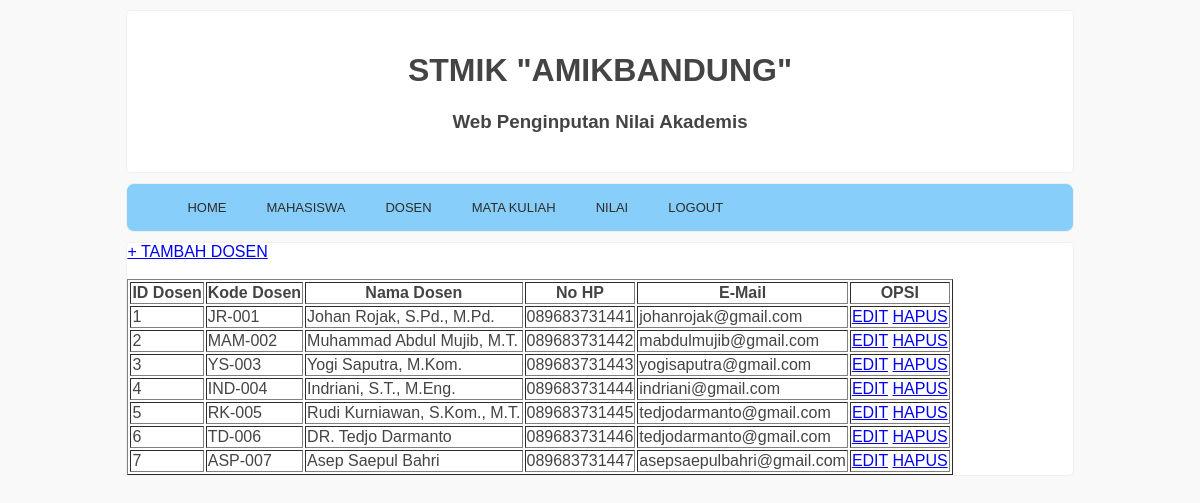
Screenshot of /admin/?page=dosen with the database file from the repository.
### tables this page shows
CREATE TABLE `dosen` (
  `id_dosen` int(11) NOT NULL,
  `kd_dosen` varchar(8) NOT NULL,
  `nama_dosen` varchar(50) NOT NULL,
  `hp` varchar(13) NOT NULL,
  `email` varchar(50) NOT NULL
);

### src/admin/halaman/operasi_dosen/dosen.php (the view)
<!DOCTYPE html>
<html>
<body>
  <a href="index.php?page=tambah_dosen">+ TAMBAH DOSEN</a>
  <br />
  <br />
  <table border="1">
    <tr>
      <th>ID Dosen</th>
      <th>Kode Dosen</th>
      <th>Nama Dosen</th>
      <th>No HP</th>
      <th>E-Mail</th>
      <th>OPSI</th>
    </tr>
    <?php
    include 'koneksi.php';
    $no = 1;
    $data = mysqli_query($koneksi,"select * from dosen");
    while($d = mysqli_fetch_array($data)){
        ?>
    <tr>
      <td><?php echo $no++; ?></td>
      <td><?php echo $d['kd_dosen']; ?></td>
      <td><?php echo $d['nama_dosen']; ?></td>
      <td><?php echo $d['hp']; ?></td>
      <td><?php echo $d['email']; ?></td>
      <td>
        <a href="index.php?page=edit_dosen&id_dosen=<?php echo $d['id_dosen']; ?>">EDIT</a>
        <a href="index.php?page=hapus_dosen&id_dosen=<?php echo $d['id_dosen']; ?>"
          onclick="return confirm('Apakah anda yakin untuk menghapus data ini?');">HAPUS</a>
      </td>
    </tr>
    <?php
    }
    ?>
  </table>
</body>
</html>

### src/admin/index.php (shortened to what this page needs)
<!DOCTYPE html>
<html>
<head>
  <link rel="stylesheet" type="text/css" href="style.css">
</head>
<body>
  <div class="content">
    <header>
      <h1 class="judul">STMIK "AMIKBANDUNG"</h1>
      <h3 class="deskripsi">Web Penginputan Nilai Akademis</h3>
    </header>
    <div class="menu">
      <ul>
        <li><a href="index.php?page=home">HOME</a></li>
        <li><a href="index.php?page=mahasiswa">MAHASISWA</a></li>
        <li><a href="index.php?page=dosen">DOSEN</a></li>
        <li><a href="index.php?page=matkul">MATA KULIAH</a></li>
        <li><a href="index.php?page=nilai">NILAI</a></li>
        <li><a href="index.php?page=logout"
            onclick="return confirm('Apakah anda yakin untuk keluar dari halaman ini?');">LOGOUT</a></li>
      </ul>
    </div>
    <div class="badan">
      <?php
        if(isset($_GET['page'])){
            $page = $_GET['page'];
            switch ($page) {
                case 'dosen':
                    include "halaman/operasi_dosen/dosen.php";
                    break;
            }
        }
        else{
            include "halaman/home.php";
        }
    ?>
    </div>
  </div>
</body>
</html>

### src/admin/style.css (style rules this page uses)
body { background-color: #f9f9f9; font-size: 16px; color: #444; font-family: sans-serif; }
.content { width: 80%; margin: 10px auto; }
header { background-color: white; padding: 20px 10px; border-radius: 5px; border: 1px solid #f0f0f0; margin-bottom: 10px; }
header h1.judul, header h3.deskripsi { text-align: center; }
.menu { background-color: #87cefa; border: 1px solid #f0f0f0; border-radius: 8px; margin-bottom: 10px; }
div.menu ul { list-style: none; overflow: hidden; }
div.menu ul li { float: left; text-transform: uppercase; }
div.menu ul li a { display: block; padding: 0 20px; text-decoration: none; color: #2c2c2c; font-family: sans-serif; font-size: 13px; font-weight: 400; transition: all 0.3s ease-in-out; }
div.badan { background-color: white; border-radius: 5px; border: 1px solid #f0f0f0; margin-bottom: 10px; }

### rows the page displays
dosen: kd_dosen "JR-001", nama_dosen "Johan Rojak, S.Pd., M.Pd.", hp "089683731441", email "johanrojak@gmail.com"
dosen: kd_dosen "MAM-002", nama_dosen "Muhammad Abdul Mujib, M.T.", hp "089683731442", email "mabdulmujib@gmail.com"
dosen: kd_dosen "YS-003", nama_dosen "Yogi Saputra, M.Kom.", hp "089683731443", email "yogisaputra@gmail.com"
dosen: kd_dosen "IND-004", nama_dosen "Indriani, S.T., M.Eng.", hp "089683731444", email "indriani@gmail.com"
dosen: kd_dosen "RK-005", nama_dosen "Rudi Kurniawan, S.Kom., M.T.", hp "089683731445", email "tedjodarmanto@gmail.com"
dosen: kd_dosen "TD-006", nama_dosen "DR. Tedjo Darmanto", hp "089683731446", email "tedjodarmanto@gmail.com"
dosen: kd_dosen "ASP-007", nama_dosen "Asep Saepul Bahri", hp "089683731447", email "asepsaepulbahri@gmail.com"
